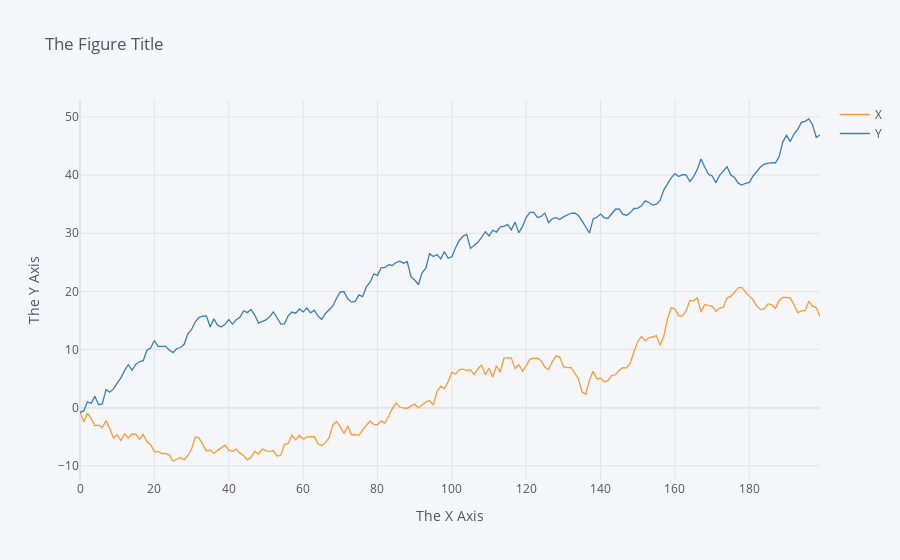

Notebook code cell kept with this figure:
### Code cell
df = pd.DataFrame(np.random.randn(200, 2), columns=['X', 'Y']).cumsum()
fig = df.iplot(asFigure=True, xTitle="The X Axis",
                    yTitle="The Y Axis", title="The Figure Title")
pyo.plot(fig,filename='timeseries.html')
fig.show()

### Figure 1 — Plotly figure (JSON) as saved in the notebook; plotly's stock layout.template omitted (floating-point values rounded to 4 significant figures; data arrays with more than 128 entries replaced by an {"elided": "..."} marker saying what was removed)
{"data": [{"line": {"color": "rgba(255, 153, 51, 1.0)", "dash": "solid", "shape": "linear", "width": 1.3}, "mode": "lines", "name": "X", "text": "", "type": "scatter", "x": {"elided": "200 int values"}, "y": {"elided": "200 float values"}}, {"line": {"color": "rgba(55, 128, 191, 1.0)", "dash": "solid", "shape": "linear", "width": 1.3}, "mode": "lines", "name": "Y", "text": "", "type": "scatter", "x": {"elided": "200 int values"}, "y": {"elided": "200 float values"}}], "layout": {"legend": {"bgcolor": "#F5F6F9", "font": {"color": "#4D5663"}}, "paper_bgcolor": "#F5F6F9", "plot_bgcolor": "#F5F6F9", "title": {"font": {"color": "#4D5663"}, "text": "The Figure Title"}, "xaxis": {"gridcolor": "#E1E5ED", "showgrid": true, "tickfont": {"color": "#4D5663"}, "title": {"font": {"color": "#4D5663"}, "text": "The X Axis"}, "zerolinecolor": "#E1E5ED"}, "yaxis": {"gridcolor": "#E1E5ED", "showgrid": true, "tickfont": {"color": "#4D5663"}, "title": {"font": {"color": "#4D5663"}, "text": "The Y Axis"}, "zerolinecolor": "#E1E5ED"}}}
